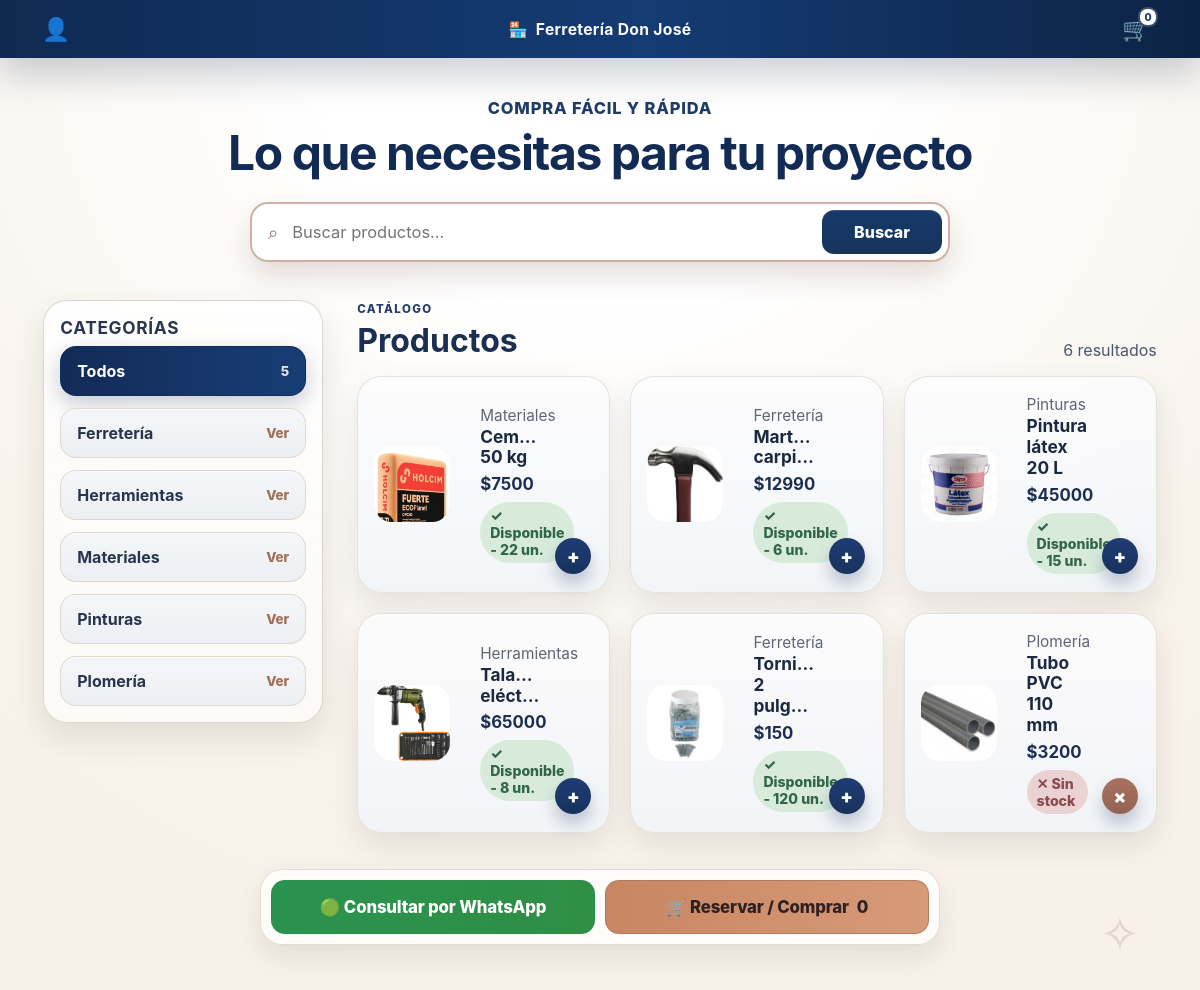
The page / on the database its author committed.
### tienda/models.py (models this page shows, shortened)
class Categoria(models.Model):
    nombre = models.CharField(max_length=80, unique=True)
    slug = models.SlugField(max_length=90, unique=True, blank=True)
    class Meta:
        ordering = ['nombre']
        verbose_name = 'Categoría'
        verbose_name_plural = 'Categorías'

class Producto(models.Model):
    categoria = models.ForeignKey(Categoria, on_delete=models.PROTECT, related_name='productos')
    nombre = models.CharField(max_length=120)
    descripcion = models.TextField(blank=True)
    precio = models.DecimalField(max_digits=10, decimal_places=0)
    stock = models.PositiveIntegerField(default=0)
    imagen = models.ImageField(upload_to='productos/', blank=True, null=True)
    activo = models.BooleanField(default=True)
    actualizado_en = models.DateTimeField(auto_now=True)
    class Meta:
        ordering = ['nombre']
    @property
    def disponible(self):
        return self.activo and self.stock > 0

### tienda/views.py (the view)
# urls.py: path('', views.catalogo, name='catalogo'),
def catalogo(request):
    productos = Producto.objects.filter(activo=True).select_related('categoria')
    categorias = Categoria.objects.all()
    q = request.GET.get('q', '').strip()
    categoria = request.GET.get('categoria', '').strip()
    if q:
        productos = productos.filter(Q(nombre__icontains=q) | Q(descripcion__icontains=q))
    if categoria:
        productos = productos.filter(categoria__slug=categoria)
    whatsapp_texto = quote('Hola, quisiera consultar por un producto de la Ferretería Don José.')
    whatsapp_url = f'https://wa.me/{settings.FERRETERIA_WHATSAPP}?text={whatsapp_texto}'
    return render(request, 'tienda/catalogo.html', {
        'productos': productos,
        'categorias': categorias,
        'q': q,
        'categoria_seleccionada': categoria,
        'whatsapp_url': whatsapp_url,
    })

### tienda/context_processors.py (called while the page is built)
def carrito_resumen(request):
    carrito = request.session.get('carrito', {})
    cantidad = sum(int(valor) for valor in carrito.values())
    return {'carrito_cantidad': cantidad}

### templates/tienda/catalogo.html (shortened to what this page needs)
{% extends 'base.html' %}
{% block body_class %}customer-body{% endblock %}
{% block content %}
<header class="mobile-header store-header">
    {% if user.is_authenticated %}
    <a class="icon-button account-icon-link" href="{% url 'cuenta' %}" aria-label="Mi cuenta">👤</a>
    {% else %}
    <a class="icon-button account-icon-link" href="{% url 'login' %}" aria-label="Iniciar sesión">👤</a>
    {% endif %}
    <a class="customer-brand" href="{% url 'catalogo' %}"><span>🏪</span><strong>Ferretería Don José</strong></a>
    <a class="icon-button cart-link" href="{% url 'carrito' %}" aria-label="Carrito">🛒<b>{{ carrito_cantidad }}</b></a>
</header>
<main class="customer-shell storefront-shell">
    <section class="customer-hero storefront-hero">
        <p class="eyebrow">Compra fácil y rápida</p>
        <h1>Lo que necesitas para tu proyecto</h1>
        <form method="get" class="search-box storefront-search">
            <span>⌕</span>
            <input type="search" name="q" value="{{ q }}" placeholder="Buscar productos...">
            <button>Buscar</button>
        </form>
    </section>
    <section class="catalog-layout storefront-layout">
        <aside class="category-sidebar">
            <div class="sidebar-card storefront-sidebar-card">
                <h3>Categorías</h3>
                <div class="category-list">
                    <a class="category-link {% if not categoria_seleccionada %}active{% endif %}" href="{% url 'catalogo' %}{% if q %}?q={{ q }}{% endif %}">
                        <span>Todos</span>
                        <small>{{ categorias|length }}</small>
                    </a>
                    {% for categoria in categorias %}
                        <a class="category-link {% if categoria_seleccionada == categoria.slug %}active{% endif %}" href="?categoria={{ categoria.slug }}{% if q %}&q={{ q }}{% endif %}">
                            <span>{{ categoria.nombre }}</span>
                            <small>Ver</small>
                        </a>
                    {% endfor %}
                </div>
            </div>
        </aside>
        <div class="catalog-content storefront-content">
            <div class="section-heading storefront-heading">
                <div>
                    <p class="eyebrow">Catálogo</p>
                    <h2>Productos</h2>
                </div>
                <span>{{ productos|length }} resultados</span>
            </div>
            <section class="product-grid storefront-grid">
                {% for producto in productos %}
                <article class="product-card storefront-card">
                    <div class="product-visual storefront-visual">
                        {% if producto.imagen %}
                            <img src="{{ producto.imagen.url }}" alt="{{ producto.nombre }}">
                        {% else %}
                            <span class="product-photo-placeholder">Sin foto</span>
                        {% endif %}
                    </div>
                    <div class="product-info storefront-info">
                        <small>{{ producto.categoria.nombre }}</small>
                        <h3>{{ producto.nombre }}</h3>
                        <strong>${{ producto.precio|floatformat:0 }}</strong>
                        {% if producto.disponible %}
                            <span class="status success">✓ Disponible - {{ producto.stock }} un.</span>
                        {% else %}
                            <span class="status danger">✕ Sin stock</span>
                        {% endif %}
                    </div>
                    <form method="post" action="{% url 'agregar_carrito' producto.id %}" class="storefront-add-form">
                        <button class="add-button storefront-add" {% if not producto.disponible %}disabled{% endif %} aria-label="Agregar {{ producto.nombre }}">{% if producto.disponible %}+{% else %}×{% endif %}</button>
                    </form>
                </article>
                {% empty %}
                <div class="empty-state">
                    <span>🔎</span>
                    <h3>No encontramos productos</h3>
                    <p>Prueba con otra palabra o selecciona una categoría distinta.</p>
                </div>
                {% endfor %}
            </section>
        </div>
    </section>
    <section class="customer-actions storefront-actions">
        <a class="btn btn-whatsapp" href="{{ whatsapp_url }}" target="_blank" rel="noopener">🟢 Consultar por WhatsApp</a>
        <a class="btn btn-outline store-buy-btn" href="{% url 'carrito' %}">🛒 Reservar / Comprar <span>{{ carrito_cantidad }}</span></a>
    </section>
    <div class="storefront-sparkle" aria-hidden="true">✧</div>
</main>
{% endblock %}

### templates/base.html (shortened to what this page needs)
{% load static %}
<!doctype html>
<html lang="es">
<head>
    <link rel="stylesheet" href="{% static 'css/styles.css' %}?v=20260710-iva-1">
</head>
<body class="{% block body_class %}{% endblock %}">
    {% block content %}{% endblock %}
</body>
</html>

### rows shown on the page
Categoria: nombre "Ferretería"
Categoria: nombre "Herramientas"
Categoria: nombre "Materiales"
Categoria: nombre "Pinturas"
Categoria: nombre "Plomería"
Producto: imagen (picture), categoria.nombre "Materiales", nombre "Cem…", precio "7500", stock "22"
Producto: imagen (picture), categoria.nombre "Ferretería", nombre "Mart…", precio "12990", stock "6"
Producto: imagen (picture), categoria.nombre "Pinturas", nombre "Pintura látex 20 L", precio "45000", stock "15"
Producto: imagen (picture), categoria.nombre "Herramientas", nombre "Tala…", precio "65000", stock "8"
Producto: imagen (picture), categoria.nombre "Ferretería", nombre "Torni…", precio "150", stock "120"
Producto: imagen (picture), categoria.nombre "Plomería", nombre "Tubo PVC 110 mm", precio "3200", activo "✕ Sin stock"

### other values the page prints
{{ carrito_cantidad }} "0"
{{ categorias|length }} "5"
{{ productos|length }} "6"
